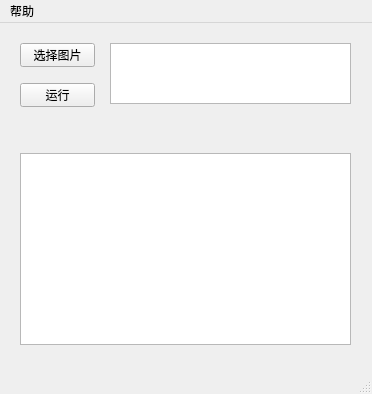
<?xml version="1.0" encoding="UTF-8"?>
<ui version="4.0">
 <class>MainWindow</class>
 <widget class="QMainWindow" name="MainWindow">
  <property name="geometry">
   <rect>
    <x>0</x>
    <y>0</y>
    <width>372</width>
    <height>394</height>
   </rect>
  </property>
  <property name="minimumSize">
   <size>
    <width>372</width>
    <height>394</height>
   </size>
  </property>
  <property name="maximumSize">
   <size>
    <width>372</width>
    <height>394</height>
   </size>
  </property>
  <property name="font">
   <font>
    <family>微软雅黑</family>
    <italic>false</italic>
    <bold>false</bold>
   </font>
  </property>
  <property name="cursor">
   <cursorShape>ArrowCursor</cursorShape>
  </property>
  <property name="mouseTracking">
   <bool>false</bool>
  </property>
  <property name="windowTitle">
   <string>MainWindow</string>
  </property>
  <property name="toolButtonStyle">
   <enum>Qt::ToolButtonTextOnly</enum>
  </property>
  <property name="animated">
   <bool>true</bool>
  </property>
  <widget class="QWidget" name="centralwidget">
   <widget class="QPushButton" name="img">
    <property name="geometry">
     <rect>
      <x>20</x>
      <y>20</y>
      <width>75</width>
      <height>24</height>
     </rect>
    </property>
    <property name="text">
     <string>选择图片</string>
    </property>
   </widget>
   <widget class="QPushButton" name="run">
    <property name="geometry">
     <rect>
      <x>20</x>
      <y>60</y>
      <width>75</width>
      <height>24</height>
     </rect>
    </property>
    <property name="text">
     <string>运行</string>
    </property>
   </widget>
   <widget class="QTextBrowser" name="textBrowser">
    <property name="geometry">
     <rect>
      <x>20</x>
      <y>130</y>
      <width>331</width>
      <height>192</height>
     </rect>
    </property>
   </widget>
   <widget class="QTextBrowser" name="file">
    <property name="geometry">
     <rect>
      <x>110</x>
      <y>20</y>
      <width>241</width>
      <height>61</height>
     </rect>
    </property>
   </widget>
  </widget>
  <widget class="QMenuBar" name="menubar">
   <property name="geometry">
    <rect>
     <x>0</x>
     <y>0</y>
     <width>372</width>
     <height>22</height>
    </rect>
   </property>
   <widget class="QMenu" name="menuhelp">
    <property name="title">
     <string>帮助</string>
    </property>
    <addaction name="actionhelp"/>
   </widget>
   <addaction name="menuhelp"/>
  </widget>
  <widget class="QStatusBar" name="statusbar">
   <property name="sizeGripEnabled">
    <bool>true</bool>
   </property>
  </widget>
  <action name="actionhelp">
   <property name="text">
    <string>help</string>
   </property>
  </action>
 </widget>
 <resources/>
 <connections/>
</ui>
